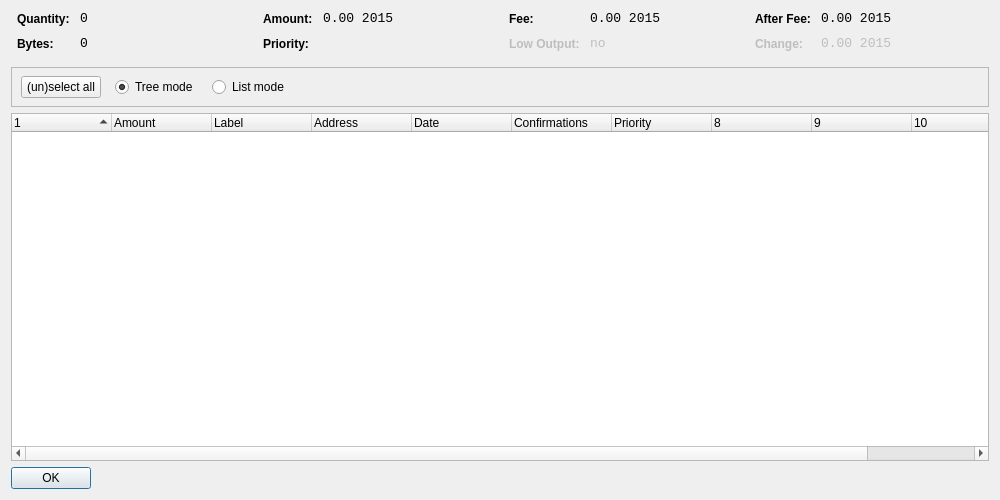
<?xml version="1.0" encoding="UTF-8"?>
<ui version="4.0">
 <class>CoinControlDialog</class>
 <widget class="QDialog" name="CoinControlDialog">
  <property name="geometry">
   <rect>
    <x>0</x>
    <y>0</y>
    <width>1000</width>
    <height>500</height>
   </rect>
  </property>
  <property name="windowTitle">
   <string>Coin Control</string>
  </property>
  <layout class="QVBoxLayout" name="verticalLayout">
   <item>
    <layout class="QHBoxLayout" name="horizontalLayoutTop" stretch="0,0,0,0">
     <property name="topMargin">
      <number>0</number>
     </property>
     <property name="bottomMargin">
      <number>10</number>
     </property>
     <item>
      <layout class="QFormLayout" name="formLayoutCoinControl1">
       <property name="horizontalSpacing">
        <number>10</number>
       </property>
       <property name="verticalSpacing">
        <number>10</number>
       </property>
       <property name="leftMargin">
        <number>6</number>
       </property>
       <property name="rightMargin">
        <number>6</number>
       </property>
       <item row="0" column="0">
        <widget class="QLabel" name="labelCoinControlQuantityText">
         <property name="styleSheet">
          <string notr="true">font-weight:bold;</string>
         </property>
         <property name="text">
          <string>Quantity:</string>
         </property>
        </widget>
       </item>
       <item row="0" column="1">
        <widget class="QLabel" name="labelCoinControlQuantity">
         <property name="font">
          <font>
           <family>Monospace</family>
           <pointsize>10</pointsize>
          </font>
         </property>
         <property name="cursor">
          <cursorShape>IBeamCursor</cursorShape>
         </property>
         <property name="contextMenuPolicy">
          <enum>Qt::ActionsContextMenu</enum>
         </property>
         <property name="text">
          <string notr="true">0</string>
         </property>
         <property name="textInteractionFlags">
          <set>Qt::LinksAccessibleByMouse|Qt::TextSelectableByKeyboard|Qt::TextSelectableByMouse</set>
         </property>
        </widget>
       </item>
       <item row="1" column="0">
        <widget class="QLabel" name="labelCoinControlBytesText">
         <property name="styleSheet">
          <string notr="true">font-weight:bold;</string>
         </property>
         <property name="text">
          <string>Bytes:</string>
         </property>
        </widget>
       </item>
       <item row="1" column="1">
        <widget class="QLabel" name="labelCoinControlBytes">
         <property name="font">
          <font>
           <family>Monospace</family>
           <pointsize>10</pointsize>
          </font>
         </property>
         <property name="cursor">
          <cursorShape>IBeamCursor</cursorShape>
         </property>
         <property name="contextMenuPolicy">
          <enum>Qt::ActionsContextMenu</enum>
         </property>
         <property name="text">
          <string notr="true">0</string>
         </property>
         <property name="textInteractionFlags">
          <set>Qt::LinksAccessibleByMouse|Qt::TextSelectableByKeyboard|Qt::TextSelectableByMouse</set>
         </property>
        </widget>
       </item>
      </layout>
     </item>
     <item>
      <layout class="QFormLayout" name="formLayoutCoinControl2">
       <property name="horizontalSpacing">
        <number>10</number>
       </property>
       <property name="verticalSpacing">
        <number>10</number>
       </property>
       <property name="leftMargin">
        <number>6</number>
       </property>
       <property name="rightMargin">
        <number>6</number>
       </property>
       <item row="0" column="0">
        <widget class="QLabel" name="labelCoinControlAmountText">
         <property name="styleSheet">
          <string notr="true">font-weight:bold;</string>
         </property>
         <property name="text">
          <string>Amount:</string>
         </property>
        </widget>
       </item>
       <item row="0" column="1">
        <widget class="QLabel" name="labelCoinControlAmount">
         <property name="font">
          <font>
           <family>Monospace</family>
           <pointsize>10</pointsize>
          </font>
         </property>
         <property name="cursor">
          <cursorShape>IBeamCursor</cursorShape>
         </property>
         <property name="contextMenuPolicy">
          <enum>Qt::ActionsContextMenu</enum>
         </property>
         <property name="text">
          <string notr="true">0.00 2015</string>
         </property>
         <property name="textInteractionFlags">
          <set>Qt::LinksAccessibleByMouse|Qt::TextSelectableByKeyboard|Qt::TextSelectableByMouse</set>
         </property>
        </widget>
       </item>
       <item row="1" column="0">
        <widget class="QLabel" name="labelCoinControlPriorityText">
         <property name="styleSheet">
          <string notr="true">font-weight:bold;</string>
         </property>
         <property name="text">
          <string>Priority:</string>
         </property>
        </widget>
       </item>
       <item row="1" column="1">
        <widget class="QLabel" name="labelCoinControlPriority">
         <property name="font">
          <font>
           <family>Monospace</family>
           <pointsize>10</pointsize>
          </font>
         </property>
         <property name="cursor">
          <cursorShape>IBeamCursor</cursorShape>
         </property>
         <property name="contextMenuPolicy">
          <enum>Qt::ActionsContextMenu</enum>
         </property>
         <property name="text">
          <string/>
         </property>
         <property name="textInteractionFlags">
          <set>Qt::LinksAccessibleByMouse|Qt::TextSelectableByKeyboard|Qt::TextSelectableByMouse</set>
         </property>
        </widget>
       </item>
      </layout>
     </item>
     <item>
      <layout class="QFormLayout" name="formLayoutCoinControl3">
       <property name="horizontalSpacing">
        <number>10</number>
       </property>
       <property name="verticalSpacing">
        <number>10</number>
       </property>
       <property name="leftMargin">
        <number>6</number>
       </property>
       <property name="rightMargin">
        <number>6</number>
       </property>
       <item row="0" column="0">
        <widget class="QLabel" name="labelCoinControlFeeText">
         <property name="styleSheet">
          <string notr="true">font-weight:bold;</string>
         </property>
         <property name="text">
          <string>Fee:</string>
         </property>
        </widget>
       </item>
       <item row="0" column="1">
        <widget class="QLabel" name="labelCoinControlFee">
         <property name="font">
          <font>
           <family>Monospace</family>
           <pointsize>10</pointsize>
          </font>
         </property>
         <property name="cursor">
          <cursorShape>IBeamCursor</cursorShape>
         </property>
         <property name="contextMenuPolicy">
          <enum>Qt::ActionsContextMenu</enum>
         </property>
         <property name="text">
          <string notr="true">0.00 2015</string>
         </property>
         <property name="textInteractionFlags">
          <set>Qt::LinksAccessibleByMouse|Qt::TextSelectableByKeyboard|Qt::TextSelectableByMouse</set>
         </property>
        </widget>
       </item>
       <item row="1" column="0">
        <widget class="QLabel" name="labelCoinControlLowOutputText">
         <property name="enabled">
          <bool>false</bool>
         </property>
         <property name="styleSheet">
          <string notr="true">font-weight:bold;</string>
         </property>
         <property name="text">
          <string>Low Output:</string>
         </property>
        </widget>
       </item>
       <item row="1" column="1">
        <widget class="QLabel" name="labelCoinControlLowOutput">
         <property name="enabled">
          <bool>false</bool>
         </property>
         <property name="font">
          <font>
           <family>Monospace</family>
           <pointsize>10</pointsize>
          </font>
         </property>
         <property name="cursor">
          <cursorShape>IBeamCursor</cursorShape>
         </property>
         <property name="contextMenuPolicy">
          <enum>Qt::ActionsContextMenu</enum>
         </property>
         <property name="text">
          <string notr="true">no</string>
         </property>
         <property name="textInteractionFlags">
          <set>Qt::LinksAccessibleByMouse|Qt::TextSelectableByKeyboard|Qt::TextSelectableByMouse</set>
         </property>
        </widget>
       </item>
      </layout>
     </item>
     <item>
      <layout class="QFormLayout" name="formLayoutCoinControl4">
       <property name="horizontalSpacing">
        <number>10</number>
       </property>
       <property name="verticalSpacing">
        <number>10</number>
       </property>
       <property name="leftMargin">
        <number>6</number>
       </property>
       <property name="rightMargin">
        <number>6</number>
       </property>
       <item row="0" column="0">
        <widget class="QLabel" name="labelCoinControlAfterFeeText">
         <property name="styleSheet">
          <string notr="true">font-weight:bold;</string>
         </property>
         <property name="text">
          <string>After Fee:</string>
         </property>
        </widget>
       </item>
       <item row="0" column="1">
        <widget class="QLabel" name="labelCoinControlAfterFee">
         <property name="font">
          <font>
           <family>Monospace</family>
           <pointsize>10</pointsize>
          </font>
         </property>
         <property name="cursor">
          <cursorShape>IBeamCursor</cursorShape>
         </property>
         <property name="contextMenuPolicy">
          <enum>Qt::ActionsContextMenu</enum>
         </property>
         <property name="text">
          <string notr="true">0.00 2015</string>
         </property>
         <property name="textInteractionFlags">
          <set>Qt::LinksAccessibleByMouse|Qt::TextSelectableByKeyboard|Qt::TextSelectableByMouse</set>
         </property>
        </widget>
       </item>
       <item row="1" column="0">
        <widget class="QLabel" name="labelCoinControlChangeText">
         <property name="enabled">
          <bool>false</bool>
         </property>
         <property name="styleSheet">
          <string notr="true">font-weight:bold;</string>
         </property>
         <property name="text">
          <string>Change:</string>
         </property>
        </widget>
       </item>
       <item row="1" column="1">
        <widget class="QLabel" name="labelCoinControlChange">
         <property name="enabled">
          <bool>false</bool>
         </property>
         <property name="font">
          <font>
           <family>Monospace</family>
           <pointsize>10</pointsize>
          </font>
         </property>
         <property name="cursor">
          <cursorShape>IBeamCursor</cursorShape>
         </property>
         <property name="contextMenuPolicy">
          <enum>Qt::ActionsContextMenu</enum>
         </property>
         <property name="text">
          <string notr="true">0.00 2015</string>
         </property>
         <property name="textInteractionFlags">
          <set>Qt::LinksAccessibleByMouse|Qt::TextSelectableByKeyboard|Qt::TextSelectableByMouse</set>
         </property>
        </widget>
       </item>
      </layout>
     </item>
    </layout>
   </item>
   <item>
    <widget class="QFrame" name="frame">
     <property name="minimumSize">
      <size>
       <width>0</width>
       <height>40</height>
      </size>
     </property>
     <property name="frameShape">
      <enum>QFrame::StyledPanel</enum>
     </property>
     <property name="frameShadow">
      <enum>QFrame::Sunken</enum>
     </property>
     <widget class="QWidget" name="horizontalLayoutWidget">
      <property name="geometry">
       <rect>
        <x>10</x>
        <y>0</y>
        <width>781</width>
        <height>41</height>
       </rect>
      </property>
      <layout class="QHBoxLayout" name="horizontalLayoutPanel" stretch="0,0,0,0,0">
       <property name="spacing">
        <number>14</number>
       </property>
       <item>
        <widget class="QPushButton" name="pushButtonSelectAll">
         <property name="sizePolicy">
          <sizepolicy hsizetype="Maximum" vsizetype="Fixed">
           <horstretch>0</horstretch>
           <verstretch>0</verstretch>
          </sizepolicy>
         </property>
         <property name="text">
          <string>(un)select all</string>
         </property>
        </widget>
       </item>
       <item>
        <widget class="QRadioButton" name="radioTreeMode">
         <property name="sizePolicy">
          <sizepolicy hsizetype="Maximum" vsizetype="Fixed">
           <horstretch>0</horstretch>
           <verstretch>0</verstretch>
          </sizepolicy>
         </property>
         <property name="text">
          <string>Tree mode</string>
         </property>
         <property name="checked">
          <bool>true</bool>
         </property>
        </widget>
       </item>
       <item>
        <widget class="QRadioButton" name="radioListMode">
         <property name="sizePolicy">
          <sizepolicy hsizetype="Maximum" vsizetype="Fixed">
           <horstretch>0</horstretch>
           <verstretch>0</verstretch>
          </sizepolicy>
         </property>
         <property name="text">
          <string>List mode</string>
         </property>
        </widget>
       </item>
       <item>
        <spacer name="horizontalSpacer">
         <property name="orientation">
          <enum>Qt::Horizontal</enum>
         </property>
         <property name="sizeHint" stdset="0">
          <size>
           <width>40</width>
           <height>20</height>
          </size>
         </property>
        </spacer>
       </item>
      </layout>
     </widget>
    </widget>
   </item>
   <item>
    <widget class="CoinControlTreeWidget" name="treeWidget">
     <property name="contextMenuPolicy">
      <enum>Qt::CustomContextMenu</enum>
     </property>
     <property name="sortingEnabled">
      <bool>false</bool>
     </property>
     <property name="columnCount">
      <number>11</number>
     </property>
     <attribute name="headerShowSortIndicator" stdset="0">
      <bool>true</bool>
     </attribute>
     <attribute name="headerStretchLastSection">
      <bool>false</bool>
     </attribute>
     <column>
      <property name="text">
       <string/>
      </property>
     </column>
     <column>
      <property name="text">
       <string>Amount</string>
      </property>
     </column>
     <column>
      <property name="text">
       <string>Label</string>
      </property>
     </column>
     <column>
      <property name="text">
       <string>Address</string>
      </property>
     </column>
     <column>
      <property name="text">
       <string>Date</string>
      </property>
     </column>
     <column>
      <property name="text">
       <string>Confirmations</string>
      </property>
      <property name="toolTip">
       <string>Confirmed</string>
      </property>
     </column>
     <column>
      <property name="text">
       <string>Priority</string>
      </property>
     </column>
     <column>
      <property name="text">
       <string/>
      </property>
     </column>
     <column>
      <property name="text">
       <string/>
      </property>
     </column>
     <column>
      <property name="text">
       <string/>
      </property>
     </column>
     <column>
      <property name="text">
       <string/>
      </property>
     </column>
    </widget>
   </item>
   <item>
    <widget class="QDialogButtonBox" name="buttonBox">
     <property name="sizePolicy">
      <sizepolicy hsizetype="Maximum" vsizetype="Fixed">
       <horstretch>0</horstretch>
       <verstretch>0</verstretch>
      </sizepolicy>
     </property>
     <property name="orientation">
      <enum>Qt::Horizontal</enum>
     </property>
     <property name="standardButtons">
      <set>QDialogButtonBox::Ok</set>
     </property>
    </widget>
   </item>
  </layout>
 </widget>
 <customwidgets>
  <customwidget>
   <class>CoinControlTreeWidget</class>
   <extends>QTreeWidget</extends>
   <header>coincontroltreewidget.h</header>
  </customwidget>
 </customwidgets>
 <resources/>
 <connections/>
</ui>
